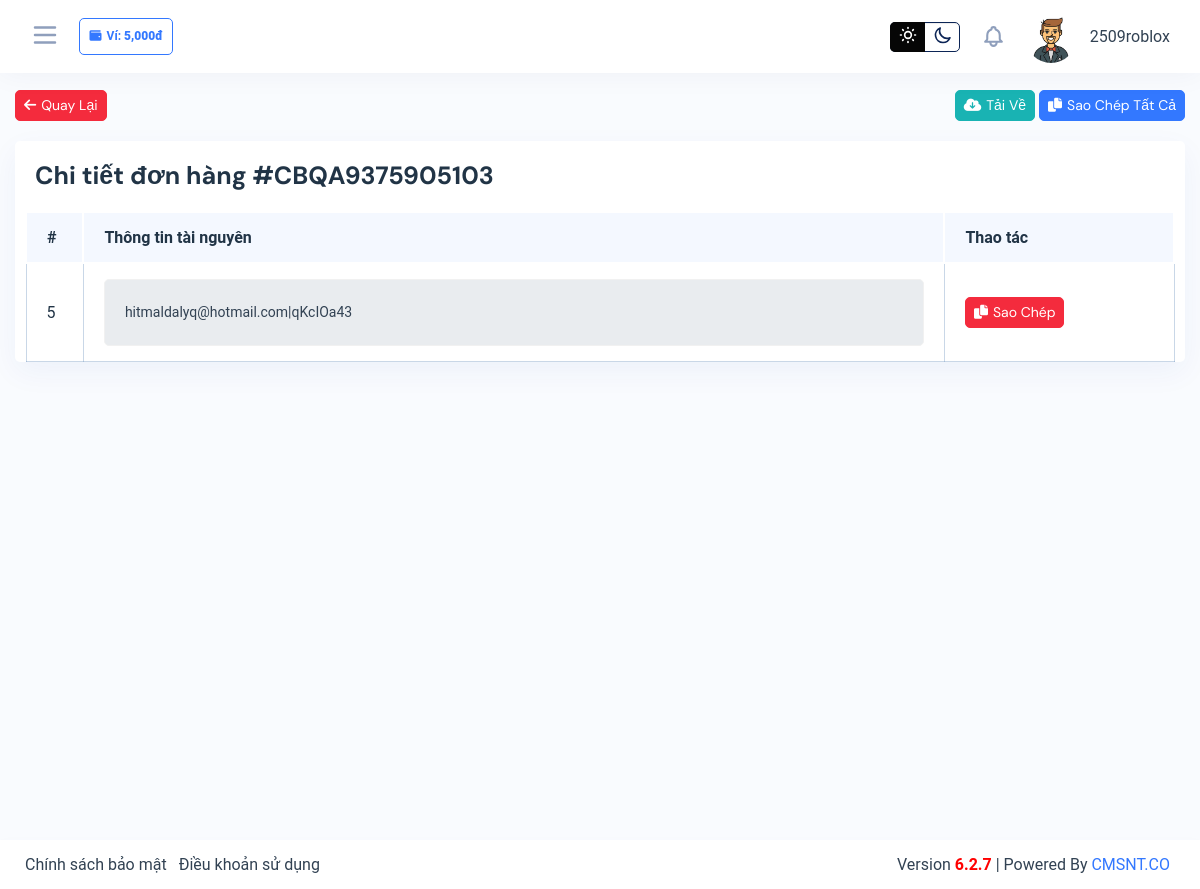
The page /client/orders_detail.php?bill=CBQA9375905103 (signed in) on the database as committed earlier.
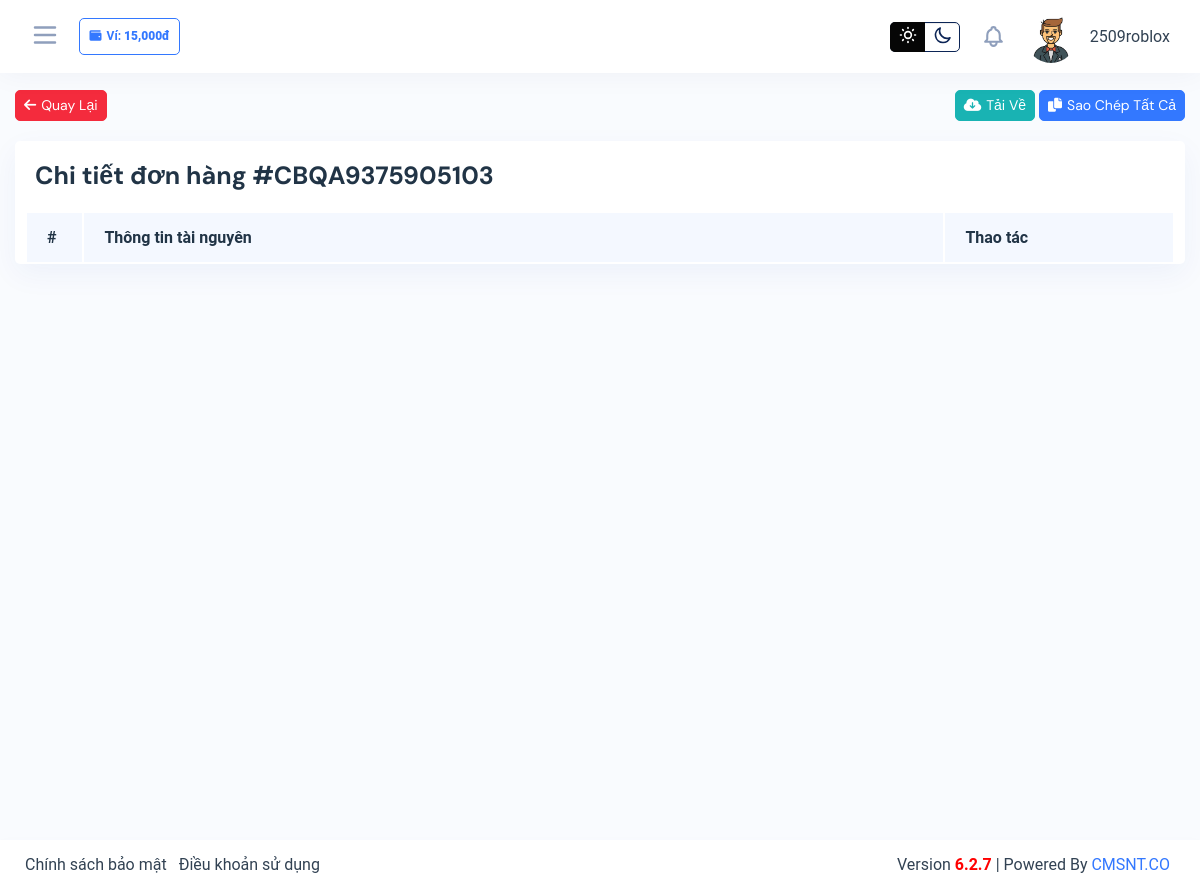
The same page on the database as committed later.
### tables this page shows
CREATE TABLE `clone_user` (
  `user_id` int(11) NOT NULL,
  `user_username` varchar(225) NOT NULL,
  `user_password` varchar(225) NOT NULL,
  `user_email` varchar(225) NOT NULL,
  `user_asset` int(225) NOT NULL,
  `user_date` timestamp NOT NULL DEFAULT current_timestamp()
);

CREATE TABLE `clone_order` (
  `order_id` int(11) NOT NULL,
  `order_user` int(11) NOT NULL,
  `order_data` text NOT NULL,
  `order_price` int(225) NOT NULL,
  `order_brand` int(225) NOT NULL,
  `order_amout` int(225) NOT NULL,
  `order_code` varchar(225) NOT NULL,
  `order_date` timestamp NOT NULL DEFAULT current_timestamp()
);

CREATE TABLE `clone_product` (
  `product_id` int(11) NOT NULL,
  `product_data` varchar(225) NOT NULL,
  `product_selled` int(225) NOT NULL,
  `product_brand` int(225) NOT NULL,
  `product_order` varchar(255) NOT NULL,
  `product_date` timestamp NOT NULL DEFAULT current_timestamp()
);

### lib/database.php (called while the page is built, shortened)
<?php
class Database
{
    public $host   = DB_HOST;
    public $user   = DB_USER;
    public $pass   = DB_PASS;
    public $dbname = DB_NAME;
    public $post = DB_POST;
    public $link;
    private function connectDB()
    {
        $this->link = new mysqli(
            $this->host,
            $this->user,
            $this->pass,
            $this->dbname,
            $this->post
        );
        $this->link->set_charset("utf8");
    }
    public function select($query)
    {
        $result = $this->link->query($query) or
            die($this->link->error . __LINE__);
        if ($result->num_rows > 0) {
            return $result;
        } else {
            return false;
        }
    }
}

### classes/brand.class.php (called while the page is built, shortened)
<?php
include_once __DIR__ . '/../lib/database.php';
$db = new Database();
?>
<?php
class order
{
    private $db;
    public function __construct()
    {
        global $db;
        $this->db = $db;
    }
    public function show_order_by_code($order_code)
    {
        $order_user = $_SESSION['clone_user_id'];
        $query = "SELECT * FROM clone_order
        JOIN clone_brand ON clone_order.order_brand = clone_brand.brand_id
        WHERE clone_order.order_code = '$order_code' AND clone_order.order_user = '$order_user' LIMIT 1";
        $result = $this->db->select($query);
        if ($result) {
            return $result;
        } else {
            $arlet = "400";
            return $arlet;
        }
    }
    public function show_product_by_order_code($order_code)
    {
        $query = "SELECT * FROM clone_product where product_order = '$order_code'";
        $result = $this->db->select($query);
        return $result;
    }
}
?>
<?php
class user
{
    private $db;
    public function __construct()
    {
        global $db;
        $this->db = $db;
    }
    public function getuserbyid($id)
    {
        $query = "SELECT * FROM clone_user WHERE user_id = '$id'";
        $result = $this->db->select($query);
        return $result;
    }
}
?>

### client/orders_detail.php (the view, shortened to what the changed rows need)
<?php
include_once '../inc/header.inc.php';
?>
<div style="padding-top:90px">
    <div class="content-page">
        <div class="container-fluid">
            <div class="row">
                <div class="col-lg-12">
                    <div class="card">
                        <div class="card-header d-flex justify-content-between">
                            <div class="header-title">
                                <?php
                                $show_order_by_code2 = $order->show_order_by_code($_GET['bill']);
                                if (isset($show_order_by_code2)) {
                                    if ($show_order_by_code2 && $show_order_by_code2->num_rows > 0) {
                                        while ($results = $show_order_by_code2->fetch_assoc()) {
                                ?>
                                <h4 class="card-title">Chi tiết đơn hàng #<?php echo $results['order_code'] ?></h4>
                                <?php
                                        }
                                    } else {
                                        ?>
                                <?php
                                    }
                                } else {
                                    ?>
                                <?php
                                }
                                ?>
                            </div>
                        </div>
                        <div class="card-body p-0">
                            <div class="table-responsive">
                                <table class="table data-table table-hover mb-0">
                                    <thead class="table-color-heading">
                                        <tr>
                                            <th width="5%">#</th>
                                            <th>Thông tin tài nguyên</th>
                                            <th width="20%">Thao tác</th>
                                        </tr>
                                    </thead>
                                    <tbody>
                                        <?php
                                        $show_product_by_order_code = $order->show_product_by_order_code($_GET['bill']);
                                        if (isset($show_product_by_order_code)) {
                                            if ($show_product_by_order_code && $show_product_by_order_code->num_rows > 0) {
                                                while ($results = $show_product_by_order_code->fetch_assoc()) {
                                        ?>
                                        <td><?php echo $results['product_id'] ?></td>
                                        <td><textarea rows="1" class="form-control"
                                                id="coypy<?php echo $results['product_id'] ?>"
                                                readonly><?php echo $results['product_data'] ?></textarea></td>
                                        <td>
                                            <button type="button" onclick="copy()"
                                                data-clipboard-target="#coypy<?php echo $results['product_id'] ?>"
                                                class="btn btn-danger btn-sm copy"><i class="fas fa-copy mr-1"></i>Sao
                                                Chép</button>
                                        </td>
                                        <?php
                                                }
                                            } else {
                                                ?>
                                        <?php
                                            }
                                        } else {
                                            ?>
                                        <?php
                                        }
                                        ?>
                                    </tbody>
                                </table>
                            </div>
                        </div>
                    </div>
                </div>
            </div>
        </div>
    </div>
</div>
</div>
</body>
</html>

### inc/header.inc.php (shortened to what the changed rows need)
<?php
include_once __DIR__ .  '/../classes/brand.class.php';
$user = new user();
$order = new order();
if (isset($_SESSION['clone_user_id'])) {
    $getuserbyid = $user->getuserbyid($_SESSION['clone_user_id']);
}
?>
<!doctype html>
<html>
<head>
    <link rel="stylesheet" href="../public/datum/assets/css/backend-plugin.min.css">
    <link rel="stylesheet" href="../resources/css/responsive.css">
    <link rel="stylesheet" href="../resources/css/backend.css?v=1.0.0">
    <link rel="stylesheet" href="../resources/css/customize.css">
    <link rel="stylesheet" href="https://cdnjs.cloudflare.com/ajax/libs/font-awesome/6.0.0/css/all.min.css"
 />
    <link class="main-stylesheet" href="../public/sweetalert2/default.css" rel="stylesheet" type="text/css">
    <link class="main-stylesheet" href="../public/cute-alert/style.css" rel="stylesheet" type="text/css">
</head>
<body class="color-light ">
    <div class="wrapper">
        <?php
        if (isset($getuserbyid)) {
            if ($getuserbyid && $getuserbyid->num_rows > 0) {
                while ($result = $getuserbyid->fetch_assoc()) {
        ?>
        <div class="iq-top-navbar">
            <div class="iq-navbar-custom">
                <nav class="navbar navbar-expand-lg navbar-light p-0">
                    <div class="side-menu-bt-sidebar">
                        <svg xmlns="http://www.w3.org/2000/svg" class="text-secondary wrapper-menu" width="30"
                            fill="none" viewBox="0 0 24 24" stroke="currentColor">
                            <path stroke-linecap="round" stroke-linejoin="round" stroke-width="2"
                                d="M4 6h16M4 12h16M4 18h16"></path>
                        </svg>
                        <span class="badge badge2 border border-primary text-primary"><i
                                class="fas fa-wallet mr-1"></i>Ví:
                            <b><?php echo  number_format($result['user_asset']) ?>đ</b></span>
                    </div>
                    <div class="d-flex align-items-center">
                        <div class="change-mode">
                            <div class="custom-control custom-switch custom-switch-icon custom-control-inline">
                                <div class="custom-switch-inner">
                                    <label class="custom-control-label" for="dark-mode" data-mode="toggle">
                                        <span class="switch-icon-right">
                                            <svg xmlns="http://www.w3.org/2000/svg" id="h-moon" height="20" width="20"
                                                class="h-6 w-6" fill="none" viewBox="0 0 24 24" stroke="currentColor">
                                                <path stroke-linecap="round" stroke-linejoin="round" stroke-width="2"
                                                    d="M20.354 15.354A9 9 0 018.646 3.646 9.003 9.003 0 0012 21a9.003 9.003 0 008.354-5.646z">
                                                </path>
                                            </svg>
                                        </span>
                                        <span class="switch-icon-left">
                                        </span>
                                    </label>
                                </div>
                            </div>
                        </div>
                        <div class="collapse navbar-collapse" id="navbarSupportedContent">
                            <ul class="navbar-nav ml-auto navbar-list align-items-center">
                                <li class="nav-item nav-icon dropdown">
                                    <a href="#" class="search-toggle dropdown-toggle" id="notification-dropdown"
                                        data-toggle="dropdown" aria-haspopup="true" aria-expanded="false">
                                    </a>
                                </li>
                                <li class="nav-item nav-icon dropdown">
                                    <a href="#" class="nav-item nav-icon dropdown-toggle pr-0 search-toggle"
                                        id="dropdownMenuButton" data-toggle="dropdown" aria-haspopup="true"
                                        aria-expanded="false">
                                        <img src="../public/datum/assets/images/user/1.jpg"
                                            class="img-fluid avatar-rounded" alt="user">
                                        <span class="mb-0 ml-2 user-name"><?php echo  $result['user_username'] ?></span>
                                    </a>
                                </li>
                            </ul>
                        </div>
                    </div>
                </nav>
            </div>
        </div>
        <?php
                }
            } else {
                ?>
        <?php
            }
        }
        ?>

Rows that differ between the two databases and show on the page:
no longer on this page (row edited): clone_product: product_id "5", product_id+product_data "hitmaldalyq@hotmail.com|qKcIOa43"
changed clone_user "2509roblox": user_asset "5,000" → "15,000"
